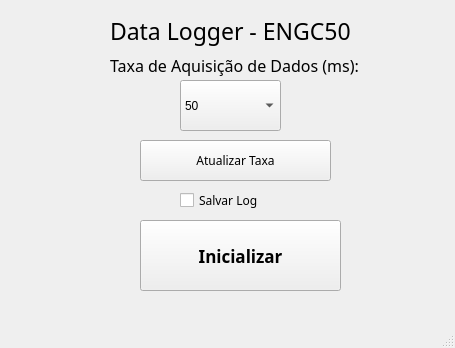
<?xml version="1.0" encoding="UTF-8"?>
<ui version="4.0">
 <class>MainWindow</class>
 <widget class="QMainWindow" name="MainWindow">
  <property name="geometry">
   <rect>
    <x>0</x>
    <y>0</y>
    <width>455</width>
    <height>348</height>
   </rect>
  </property>
  <property name="windowTitle">
   <string>Data Logger for ATMega328P</string>
  </property>
  <widget class="QWidget" name="centralwidget">
   <widget class="QLabel" name="label">
    <property name="geometry">
     <rect>
      <x>110</x>
      <y>10</y>
      <width>241</width>
      <height>41</height>
     </rect>
    </property>
    <property name="font">
     <font>
      <family>Ubuntu Mono</family>
      <pointsize>17</pointsize>
     </font>
    </property>
    <property name="text">
     <string>Data Logger - ENGC50</string>
    </property>
   </widget>
   <widget class="QComboBox" name="comboBox">
    <property name="geometry">
     <rect>
      <x>180</x>
      <y>80</y>
      <width>101</width>
      <height>51</height>
     </rect>
    </property>
    <item>
     <property name="text">
      <string>50</string>
     </property>
    </item>
    <item>
     <property name="text">
      <string>500</string>
     </property>
    </item>
    <item>
     <property name="text">
      <string>1000</string>
     </property>
    </item>
    <item>
     <property name="text">
      <string>5000</string>
     </property>
    </item>
    <item>
     <property name="text">
      <string>10000</string>
     </property>
    </item>
    <item>
     <property name="text">
      <string>15000</string>
     </property>
    </item>
   </widget>
   <widget class="QPushButton" name="refreshRate">
    <property name="geometry">
     <rect>
      <x>140</x>
      <y>140</y>
      <width>191</width>
      <height>41</height>
     </rect>
    </property>
    <property name="font">
     <font>
      <family>Ubuntu Mono</family>
     </font>
    </property>
    <property name="text">
     <string>Atualizar Taxa</string>
    </property>
   </widget>
   <widget class="QLabel" name="label_2">
    <property name="geometry">
     <rect>
      <x>110</x>
      <y>30</y>
      <width>271</width>
      <height>71</height>
     </rect>
    </property>
    <property name="font">
     <font>
      <family>Ubuntu Mono</family>
      <pointsize>12</pointsize>
     </font>
    </property>
    <property name="text">
     <string>Taxa de Aquisição de Dados (ms):</string>
    </property>
   </widget>
   <widget class="QCheckBox" name="saveLog">
    <property name="geometry">
     <rect>
      <x>180</x>
      <y>190</y>
      <width>111</width>
      <height>21</height>
     </rect>
    </property>
    <property name="font">
     <font>
      <family>Ubuntu Mono</family>
     </font>
    </property>
    <property name="text">
     <string>Salvar Log</string>
    </property>
   </widget>
   <widget class="QPushButton" name="init">
    <property name="geometry">
     <rect>
      <x>140</x>
      <y>220</y>
      <width>201</width>
      <height>71</height>
     </rect>
    </property>
    <property name="font">
     <font>
      <family>Ubuntu Mono</family>
      <pointsize>13</pointsize>
      <weight>75</weight>
      <bold>true</bold>
     </font>
    </property>
    <property name="text">
     <string>Inicializar</string>
    </property>
   </widget>
  </widget>
  <widget class="QMenuBar" name="menubar">
   <property name="geometry">
    <rect>
     <x>0</x>
     <y>0</y>
     <width>455</width>
     <height>22</height>
    </rect>
   </property>
  </widget>
  <widget class="QStatusBar" name="statusbar"/>
 </widget>
 <resources/>
 <connections/>
</ui>
